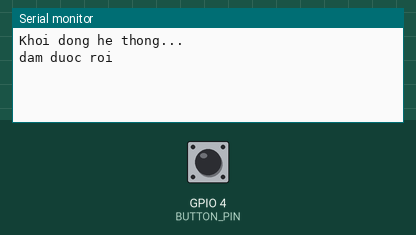
Simulated run of this sketch. Board: ESP32-S3. On the bench: the last lines printed to the serial monitor. Inputs (shaded band) come from the test bench; at power-on: GPIO 4 (BUTTON_PIN) HIGH. USB keyboard and mouse output is not drawn.

Above: at 1.2 s.
1.3 s: GPIO 4 (BUTTON_PIN) pulled LOW for 1 s
At 1.61 s:
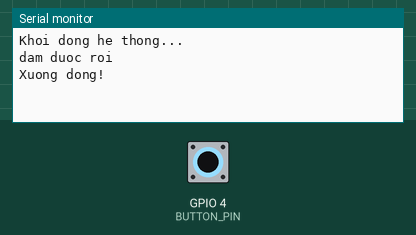
At 3.3 s:
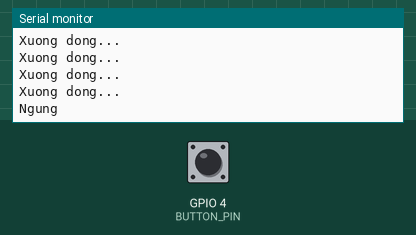

Measured:
- after the input at 1.3 s, the serial monitor: prints a new line after 0.15 s (image 1)

The sketch:

tinhieu.ino
```cpp
#include <BleKeyboard.h>
#include <USB.h>
#include <USBHIDKeyboard.h>


BleKeyboard bleKeyboard("Nut bam vi dai");
USBHIDKeyboard usbKeyboard;


const int BUTTON_PIN = 4;


int buttonState = HIGH;
int lastReading = HIGH;
unsigned long lastDebounceTime = 0;
const unsigned long debounceDelay = 150;
unsigned long lastRepeatTime = 0;
const int repeatSpeed = 200;
bool computer= false;
int reading;

void setup() {
  Serial.begin(115200);
  // Không đấm = HIGH, Bị đấm = LOW
  pinMode(BUTTON_PIN, INPUT_PULLUP);
  Serial.println("Khoi dong he thong...");
  bleKeyboard.begin();
  USB.begin();
  usbKeyboard.begin();
  Serial.println("dam duoc roi");
}

void loop() {
  reading = digitalRead(BUTTON_PIN);
  if (reading != lastReading) {
    lastDebounceTime = millis();
  }

  if ((millis() - lastDebounceTime) > debounceDelay) {
    if (reading != buttonState) {
      buttonState = reading;
    }
    /*KEY_DELETE: Phím Delete
      KEY_BACKSPACE: Phím xóa lùi (Backspace)
      'a'
      '5'
      ' '
    */
    if (buttonState == LOW) {
      if (!computer) {
        if (bleKeyboard.isConnected()) {
          bleKeyboard.write(KEY_RETURN);
        }
        else {
          usbKeyboard.write(KEY_RETURN);
        }
      computer = true;
      lastRepeatTime = millis();
      Serial.println("Xuong dong!");
      }
      else {
        if ((millis() - lastRepeatTime) > repeatSpeed) {
          if (bleKeyboard.isConnected()) {
          bleKeyboard.write(KEY_RETURN);
        }
        else {
          usbKeyboard.write(KEY_RETURN);
        }
        lastRepeatTime = millis();
        Serial.println("Xuong dong...");
        }
      }
    }
    else {
      if (computer) {
        computer = false;
        Serial.println("Ngung");
      }
    }
  }
  lastReading = reading;
}
```
